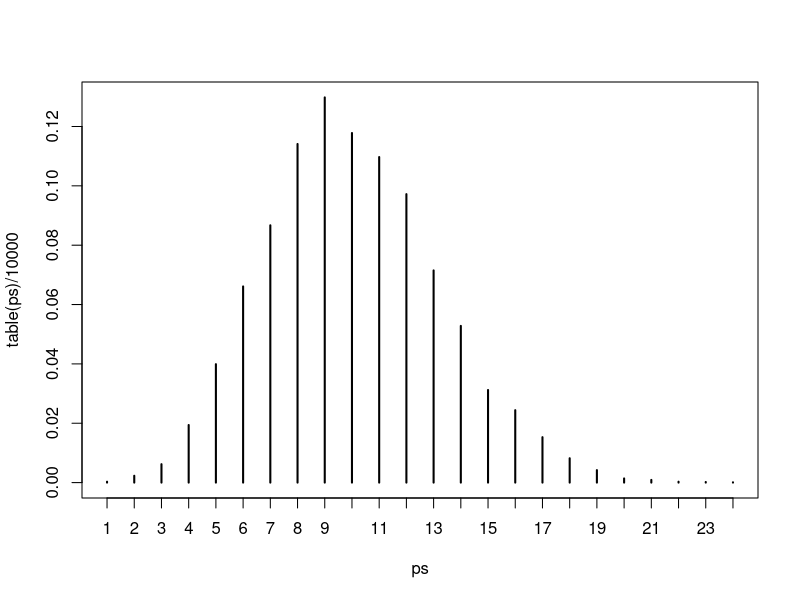

This figure's R source: (Note: this script raises an error after producing the figure.)
# Title     : TODO
# Objective : TODO
# Created by: SCDX
# Created on: 2020/9/27

# 泊松分布抽样
possion1 = function (lamda){
  u = runif(1)
  i = 0
  p = exp(-lamda)
  F = p
  while(F <= u){
    p = lamda*p/(i + 1)
    F = F + p
    i = i + 1
  }
  return(i)
}
ps = c()
for(i in 1:10000){
  ps[i] = possion1(10)
}

#lamda = 4.3
#x = 1:10
#y = dpois(x, lamda)
#plot(x, y, type = "p")

plot(table(ps)/10000)
par(new = TRUE)
plot(x, y)
